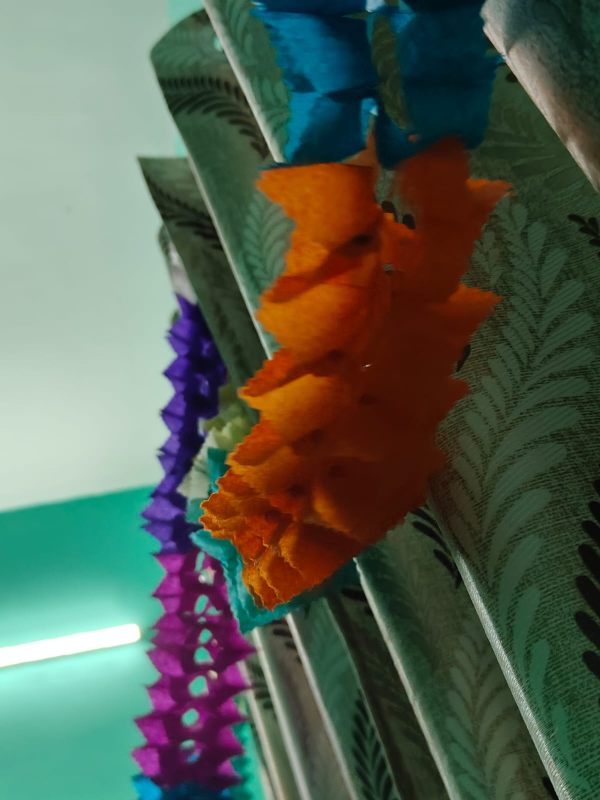
%> input picture scene_photo.jpg, 1200 x 1600 px (shown at 1/2 size)
$ octave --eval "result = entropy_extraction('scene_photo.jpg');"   (GNU Octave 9; MATLAB toolbox functions it lacks are replaced by stand-ins)
%> lines starting %> are read from the running program, lines starting %| are printed output that depends on the picture
function entropyVec = entropy_extraction(photoFile)
%> called with photoFile = 'scene_photo.jpg'
    % ENTROPY_EXTRACTION: Extracts entropy features from a scene photo
    % Input: photoFile - path to input image
    % Output: entropyVec - 1×1024 vector of entropy values

    % Check if file exists
    if ~isfile(photoFile)
        error('Photo file not found: %s', photoFile);
    end

    % Read and preprocess image
    photo = imread(photoFile);
%> photo is the input picture: size 1600x1200x3 uint8; mean R, G, B 85.3, 95.9, 81.3

    % Convert to grayscale if RGB
    if size(photo, 3) == 3
        grayPhoto = rgb2gray(photo);
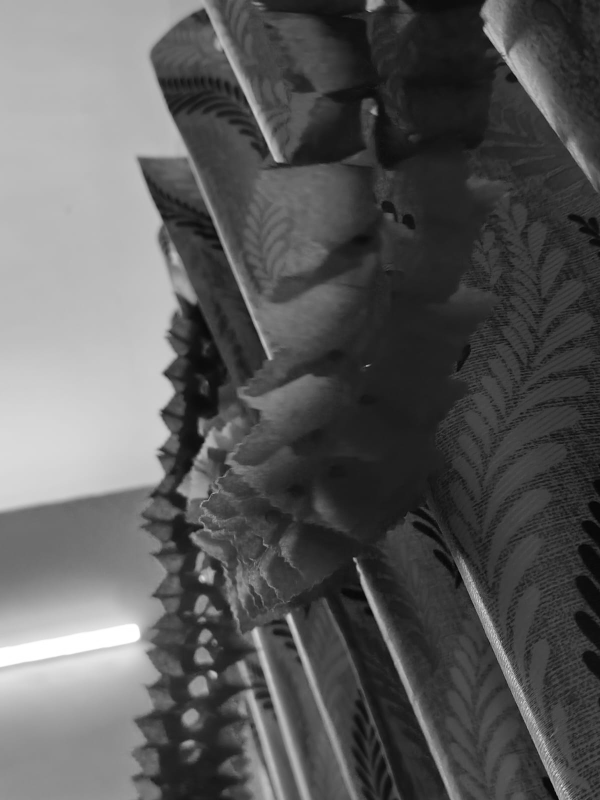
%> grayPhoto: size 1600x1200 uint8 (shown at 1/2 size); min 1, max 255, mean 91.1
    else
        grayPhoto = photo;
    end

    % Resize to standard dimensions
    grayPhoto = imresize(grayPhoto, [256, 256]);
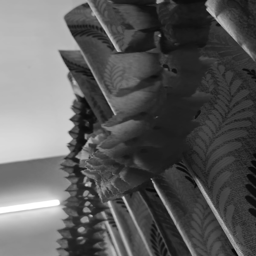
%> grayPhoto: size 256x256 uint8; min 4, max 255, mean 91.1

    % Calculate entropy for each 8×8 block
    blockSize = [8, 8];
    entropyMap = blockproc(grayPhoto, blockSize, @(blk) entropy(blk.data));
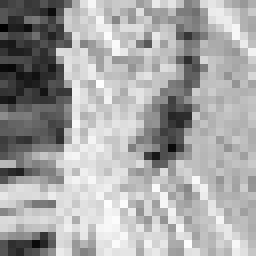
%> entropyMap: size 32x32 double (shown 8 times larger); min 0.316, max 5.74, mean 3.86; drawn with min black and max white

    % Save entropy map visualization
    imwrite(mat2gray(entropyMap), 'results/entropyMap.png');

    % Flatten to vector (32×32 blocks = 1024 values)
    entropyVec = entropyMap(:)';  % 1×1024 vector
%> entropyVec = 1024 values, max 5.74 at index 395, min 0.316 at index 4, mean 3.86

    disp(['  - Entropy map size: ', num2str(size(entropyMap))]);
%|   - Entropy map size: 32  32
    disp(['  - Entropy vector length: ', num2str(length(entropyVec))]);
%|   - Entropy vector length: 1024
%> `result = entropy_extraction('scene_photo.jpg');`: result has the same summary as entropyVec in entropy_extraction
end
